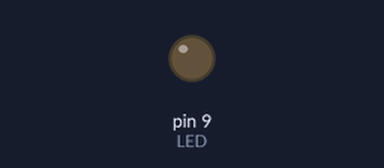
Bench run of a sketch on a simulated Arduino Uno, built with avr-gcc and run on an emulated ATmega328P. Parts: output pins drawn as LEDs (lit = HIGH).

Above: at 0.15 s.
At 39.84 s:
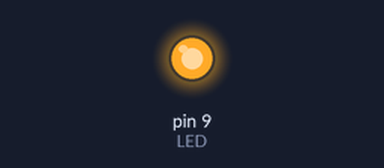
Timing chart, 0 to 40.0 s (numbered marks = the images above):
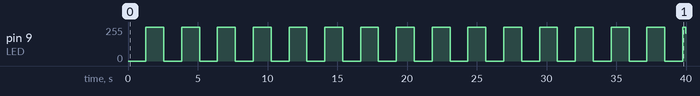

The sketch:

lab05_pwm_breathing.ino
```cpp
/*
 * Lab 5 — PWM 呼吸燈（analogWrite）
 * 用 PWM 讓 LED 由暗到亮漸變（呼吸效果）。
 * 接線：LED 經 220Ω 電阻接 pin 9（PWM 腳），另一端接 GND。
 */
const int LED = 9;               // 必須是 PWM 腳（~ 記號）
void setup() {
  pinMode(LED, OUTPUT);
}
void loop() {
  for (int b = 0; b <= 255; b++) { analogWrite(LED, b); delay(5); }
  for (int b = 255; b >= 0; b--) { analogWrite(LED, b); delay(5); }
}
```

Measured:
- by itself, pin 9 (LED): 0/255 → 255/255 at 1.3 s, → 0/255 1.3 s later, → 255/255 1.3 s later, → 0/255 1.3 s later, … (32 changes in this stretch)
